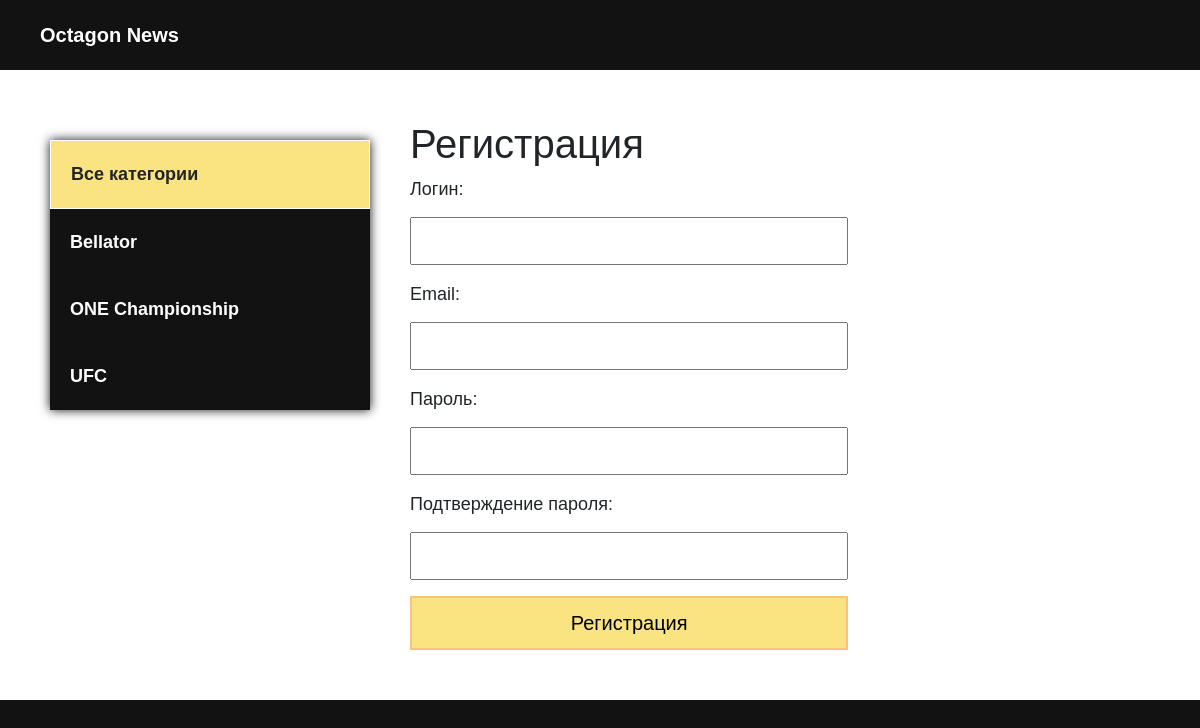
Screenshot of /register/ with the database file from the repository.
### blog/models.py (models this page shows, shortened)
class Category(models.Model):
    name = models.CharField(max_length=100, verbose_name = "Категория")
    slug = models.SlugField(max_length=100, unique=True, verbose_name = "URL")
    def get_absolute_url(self):
        return reverse('category', kwargs={'cat_slug': self.slug})
    class Meta:
        verbose_name = "категория"
        verbose_name_plural = "категории"

### blog/views.py (the view, shortened to what this page needs)
# urls.py: path('register/', RegisterUser.as_view(), name='register'),
class RegisterUser(DataMixin, CreateView):
    form_class = RegisterUserForm
    template_name = 'blog/register.html'
    success_url = reverse_lazy('login')
    def get_context_data(self, *, object_list=None, **kwargs):
        context = super().get_context_data(**kwargs)
        c_def = self.get_user_context(title="Регистрация")
        return dict(list(context.items()) + list(c_def.items()))

### blog/forms.py
class RegisterUserForm(UserCreationForm):
    username = forms.CharField(label='Логин', widget=forms.TextInput(attrs=({'class': 'form-input'})))
    email = forms.EmailField(label="Email", widget=forms.EmailInput(attrs=({'class': 'form-input'})))
    password1 = forms.CharField(label="Пароль", widget=forms.PasswordInput(attrs=({'class': 'form-input'})))
    password2 = forms.CharField(label="Подтверждение пароля", widget=forms.PasswordInput(attrs=({'class': 'form-input'})))
    class Meta:
        model = User
        fields = ('username', 'email', 'password1', 'password2')

### blog/utils.py (called while the page is built)
    def get_user_context(self, **kwargs):
        context = kwargs
        cats = Category.objects.annotate(Count('blog'))
        user_menu = menu.copy()
        if not self.request.user.is_authenticated:
            user_menu.pop(0)
        context['menu'] = menu
        context['cats'] = cats
        if 'cat_selected' not in context:
            context['cat_selected'] = 0
        return context

### blog/templates/blog/register.html (shortened to what this page needs)
{% extends 'blog/base.html' %}
{% block content %}
<h1>{{ title }}</h1>
<form method="post">
  {{ form.as_p }}
  <button>Регистрация</button>
</form>
{% endblock %}

### blog/templates/blog/base.html (shortened to what this page needs)
<!DOCTYPE html>
{% load static %}
{% load blog_tags %}
<html lang="en">
<head>
    <link rel="stylesheet" href="https://cdn.jsdelivr.net/npm/bootstrap@4.5.3/dist/css/bootstrap.min.css"
>
    <link rel="stylesheet" href="{% static 'css/style.css' %}">
</head>
<body>
<div class="header">
    <div class="wrap">
        <ul class="mainmenu">
            <li class="logo"><a href="{% url 'index' %}">Octagon News</a></li>
        </ul>
    </div>
</div>
<div class="content">
    <div class="wrap">
        <div class="sidebar">
            <ul>
                {% if cat_selected == 0 %}
                <li class="selected">Все категории</li>
                {% else %}
                <li><a href="{% url 'index' %}">Все категории</a></li>
                {% endif %}
                {% for c in cats %}
                {% if c.blog__count > 0 %}
                {% if c.pk == cat_selected %}
                <li class="selected">{{ c.name }}</li>
                {% else %}
                <li>
                    <a href="{{ c.get_absolute_url }}">{{ c.name }}</a>
                </li>
                {% endif %}
                {% endif %}
                {% endfor %}
            </ul>
        </div>
        <div class="main">
            {% block content %}
            {% endblock %}
        </div>
    </div>
</div>
</body>
</html>

### blog/static/css/style.css (style rules this page uses)
body { margin: 0; padding: 0; background: #121212; font-family:'Franklin Gothic Medium', 'Arial Narrow', Arial, sans-serif; }
.wrap { max-width: 1200px; margin: 0 auto; }
.content .wrap { background: #FFF; padding: 50px; display: flex; }
ul { list-style: none; margin: 0; padding: 0; }
a { color: #FFF; text-decoration: double; padding: 20px; }
.mainmenu { display: flex; align-items: center; justify-content: space-between; font-size: 20px; font-weight: bold; padding: 20px; }
.logo { flex-basis: 40%; }
.sidebar ul { width: 320px; margin-right: 40px; margin-top: 20px; box-shadow: 0 0 10px #121212; }
.sidebar a { padding: 20px; display: block; background: #121212; font-weight: bold; font-size: 18px; }
.selected { font-size: 18px; padding: 20px; border: 1px solid #FFF; font-weight: bold; background: #fae481; }
.form-input { width: 100%; padding: 10px; box-sizing: border-box; }
button { background: #fae481; border: 2px solid #fac181; width: 100%; padding: 10px; font-size: 20px; cursor: pointer; }
form label { font-size: 18px; }
input, textarea { width: 100%; margin-top: 6px; padding: 6px; box-sizing: border-box; }
label { font-size: 20px; }
.main h1 { font-family: 'Lucida Sans', 'Lucida Sans Regular', 'Lucida Grande', 'Lucida Sans Unicode', Geneva, Verdana, sans-serif; font: bold; }

### rows the page displays
Category: name "Bellator"
Category: name "ONE Championship"
Category: name "UFC"

### other values shown
{{ title }} "Регистрация"
